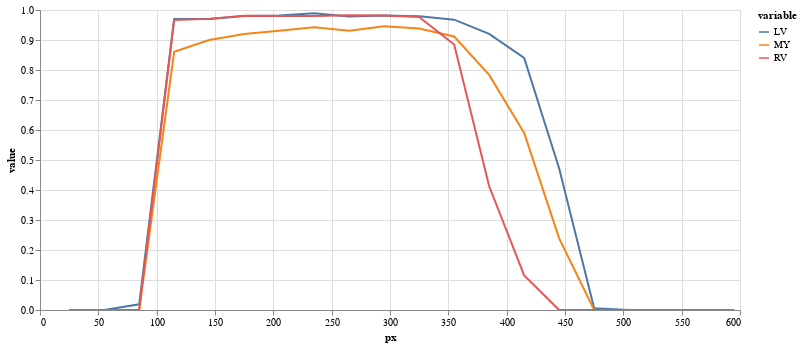

This figure's notebook cell:
### Code cell
(alt
 .Chart(results.melt(id_vars=['px'],value_vars=['LV','MY','RV']))
 .mark_line()
 .encode(
     x="px",
     y="value",
     color="variable",
     tooltip="value"
 )
 .properties(width=700,height=300)
 .interactive()
)

### Figure 1 — Vega-Lite specification as saved in the notebook (floating-point values rounded to 4 significant figures)
{"config": {"view": {"continuousWidth": 400, "continuousHeight": 300}}, "data": {"name": "data-b1a6f37d08f09f17553c64b29ca2fe28"}, "mark": "line", "encoding": {"color": {"type": "nominal", "field": "variable"}, "tooltip": {"type": "quantitative", "field": "value"}, "x": {"type": "quantitative", "field": "px"}, "y": {"type": "quantitative", "field": "value"}}, "height": 300, "selection": {"selector007": {"type": "interval", "bind": "scales", "encodings": ["x", "y"]}}, "width": 700, "$schema": "https://vega.github.io/schema/vega-lite/v4.8.1.json", "datasets": {"data-b1a6f37d08f09f17553c64b29ca2fe28": [{"px": 25, "variable": "LV", "value": 0.0}, {"px": 55, "variable": "LV", "value": 0.0}, {"px": 85, "variable": "LV", "value": 0.01887}, {"px": 115, "variable": "LV", "value": 0.9697}, {"px": 145, "variable": "LV", "value": 0.9701}, {"px": 175, "variable": "LV", "value": 0.9797}, {"px": 205, "variable": "LV", "value": 0.9814}, {"px": 235, "variable": "LV", "value": 0.9889}, {"px": 265, "variable": "LV", "value": 0.9785}, {"px": 295, "variable": "LV", "value": 0.982}, {"px": 325, "variable": "LV", "value": 0.9792}, {"px": 355, "variable": "LV", "value": 0.9678}, {"px": 385, "variable": "LV", "value": 0.9203}, {"px": 415, "variable": "LV", "value": 0.8403}, {"px": 445, "variable": "LV", "value": 0.4718}, {"px": 475, "variable": "LV", "value": 0.005819}, {"px": 505, "variable": "LV", "value": 0.0}, {"px": 535, "variable": "LV", "value": 0.0}, {"px": 565, "variable": "LV", "value": 0.0}, {"px": 595, "variable": "LV", "value": 0.0}, {"px": 25, "variable": "MY", "value": 0.0}, {"px": 55, "variable": "MY", "value": 0.0}, {"px": 85, "variable": "MY", "value": 0.0}, {"px": 115, "variable": "MY", "value": 0.8605}, {"px": 145, "variable": "MY", "value": 0.9002}, {"px": 175, "variable": "MY", "value": 0.9201}, {"px": 205, "variable": "MY", "value": 0.9309}, {"px": 235, "variable": "MY", "value": 0.9426}, {"px": 265, "variable": "MY", "value": 0.9309}, {"px": 295, "variable": "MY", "value": 0.9455}, {"px": 325, "variable": "MY", "value": 0.9383}, {"px": 355, "variable": "MY", "value": 0.9118}, {"px": 385, "variable": "MY", "value": 0.7837}, {"px": 415, "variable": "MY", "value": 0.5902}, {"px": 445, "variable": "MY", "value": 0.2389}, {"px": 475, "variable": "MY", "value": 0.0}, {"px": 505, "variable": "MY", "value": 0.0}, {"px": 535, "variable": "MY", "value": 0.0}, {"px": 565, "variable": "MY", "value": 0.0}, {"px": 595, "variable": "MY", "value": 0.0}, {"px": 25, "variable": "RV", "value": 0.0}, {"px": 55, "variable": "RV", "value": 0.0}, {"px": 85, "variable": "RV", "value": 0.0}, {"px": 115, "variable": "RV", "value": 0.9669}, {"px": 145, "variable": "RV", "value": 0.9704}, {"px": 175, "variable": "RV", "value": 0.9805}, {"px": 205, "variable": "RV", "value": 0.9797}, {"px": 235, "variable": "RV", "value": 0.9802}, {"px": 265, "variable": "RV", "value": 0.9829}, {"px": 295, "variable": "RV", "value": 0.9813}, {"px": 325, "variable": "RV", "value": 0.9766}, {"px": 355, "variable": "RV", "value": 0.8849}, {"px": 385, "variable": "RV", "value": 0.4125}, {"px": 415, "variable": "RV", "value": 0.1152}, {"px": 445, "variable": "RV", "value": 0.0}, {"px": 475, "variable": "RV", "value": 0.0}, {"px": 505, "variable": "RV", "value": 0.0}, {"px": 535, "variable": "RV", "value": 0.0}, {"px": 565, "variable": "RV", "value": 0.0}, {"px": 595, "variable": "RV", "value": 0.0}]}}
